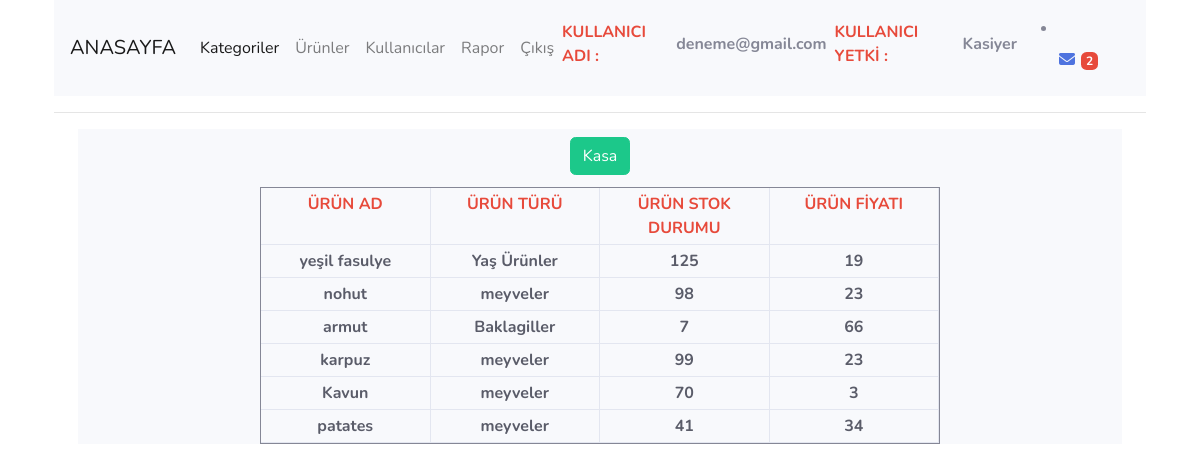
The page /yonetim/control.php?islem=anasayfa (signed in) on the database its author committed.
### tables this page shows
CREATE TABLE `urunler` (
  `id` int(11) NOT NULL,
  `adi` varchar(50) NOT NULL,
  `turu` varchar(40) NOT NULL,
  `stok` varchar(50) NOT NULL,
  `cizgi` int(50) NOT NULL,
  `bildirim` int(40) NOT NULL,
  `fiyat` int(30) NOT NULL,
  `idkategori` int(11) NOT NULL,
  `onecikar` int(11) NOT NULL
);

### yonetim/fonksiyon.php (the view, shortened to what this page needs)
<?php
class anasayfa {
    function listeanasayfa($anasayfadb) {
        $anasayfaurun=$anasayfadb->prepare("SELECT * FROM urunler");
        if($anasayfaurun->execute()):
        ?>
        <div class="container">
        <div class="col-lg-12 col-md-12 col-xl-12 mx-auto bg-light" style="text-align: center;" >
            <a href="control.php?islem=anaparaliste" class="btn btn-success m-2">Kasa</a>
        <div>
            <div class="row text-center mt-1 text-center mx-auto">
                <div class="col-lg-8 col-md-8 col-xl-8 mx-auto  bg-light border border-secondary">
                        <div class="row ">
                            <div class="col-lg-3 col-md-3 col-xl-3 text-center text-danger  font-weight-bold border-right border-bottom p-1" >ÜRÜN AD</div>
                            <div class="col-lg-3 col-md-3 col-xl-3 text-center text-danger  font-weight-bold border-right border-bottom p-1" >ÜRÜN TÜRÜ</div>
                            <div class="col-lg-3 col-md-3 col-xl-3 text-center text-danger font-weight-bold border-right border-bottom p-1" >ÜRÜN STOK DURUMU</div>
                            <div class="col-lg-3 col-md-3 col-xl-3 text-center text-danger  font-weight-bold border-right border-bottom p-1" >ÜRÜN FİYATI</div>
                        </div>
                        <div class="row">
                        <?php
                        while($anasayfalisteson=$anasayfaurun->fetch(PDO::FETCH_ASSOC)):
                        ?>
                            <div class="col-lg-3 col-md-3 col-xl-3 text-center text-dark  font-weight-bold border-right border-bottom p-1" ><?php echo $anasayfalisteson["adi"]; ?></div>
                            <div class="col-lg-3 col-md-3 col-xl-3 text-center text-dark  font-weight-bold border-right border-bottom p-1" ><?php echo $anasayfalisteson["turu"]; ?></div>
                            <div class="col-lg-3 col-md-3 col-xl-3 text-center text-dark  font-weight-bold border-right border-bottom p-1" ><?php echo $anasayfalisteson["stok"]; ?></div>
                            <div class="col-lg-3 col-md-3 col-xl-3 text-center text-dark  font-weight-bold border-right border-bottom p-1" ><?php echo $anasayfalisteson["fiyat"]; ?></div>
                            <?php
                            endwhile;
                            endif;
                            ?>
                        </div>
            </div>
</div>
</div>
        <?php
    }
    }
        ?>

### rows shown on the page
urunler: adi "yeşil fasulye", turu "Yaş Ürünler", stok "125", fiyat "19"
urunler: adi "nohut", turu "meyveler", stok "98", fiyat "23"
urunler: adi "armut", turu "Baklagiller", stok "7", fiyat "66"
urunler: adi "karpuz", turu "meyveler", stok "99", fiyat "23"
urunler: adi "Kavun", turu "meyveler", stok "70", fiyat "3"
urunler: adi "patates", turu "meyveler", stok "41", fiyat "34"

### other values the page prints
$_SESSION["mail"] "deneme@gmail.com"
$stokalarmsayison "2"
